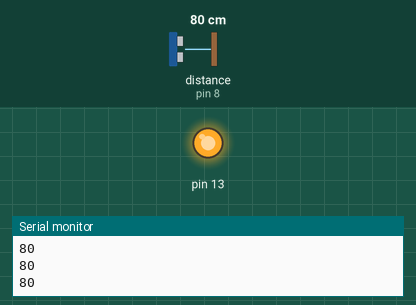
Recording of a sketch running on a simulated Arduino Uno, built with avr-gcc and run on an emulated ATmega328P. Shown: output pins drawn as LEDs (lit = HIGH), the last lines printed to the serial monitor. Inputs (shaded band) come from the test bench; at power-on: distance to the obstacle (sensor on pin 8) 80 cm.

Above: at 1.3 s.
1.4 s: distance to the obstacle (sensor on pin 8) set to 96 cm
2.9 s: distance to the obstacle (sensor on pin 8) set to 104 cm
At 3.5 s:
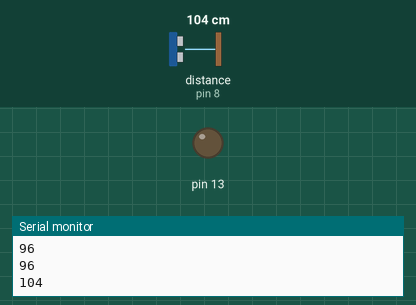
4.5 s: distance to the obstacle (sensor on pin 8) set to 2 cm
At 5.2 s:
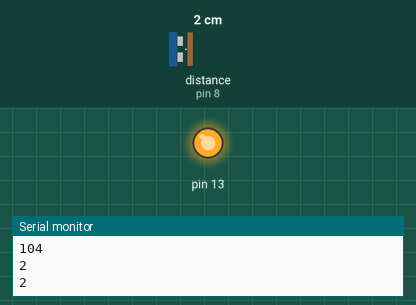
6.0 s: distance to the obstacle (sensor on pin 8) set to 120 cm
At 6.7 s:
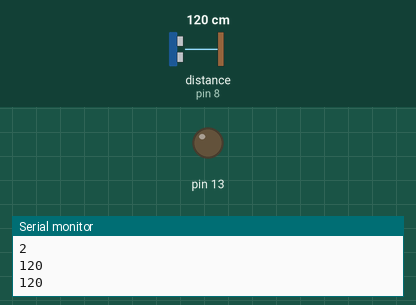
Timing chart, 0 to 8.5 s (numbered marks = the images above; inputs shaded):
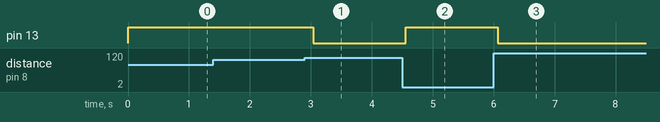

Measured:
- the behaviour switches between 100 and 101 cm on distance to the obstacle (sensor on pin 8) (found by bisection; images 0 and 1)
- after the input at 2.9 s, pin 13: HIGH → LOW after 0.14 s
- after the input at 4.5 s, pin 13: LOW → HIGH after 0.06 s
- after the input at 6.0 s, pin 13: HIGH → LOW after 0.07 s

The sketch:

Ultra_sonic_1.ino
```cpp
#include <HCSR04.h>

UltraSonicDistanceSensor distanceSensor(7, 8);  // Initialize sensor that uses digital pins 13 and 12.

void setup () {
    Serial.begin(9600);  // We initialize serial connection so that we could print values from sensor.
    pinMode(13,OUTPUT);
}

void loop () {
    // Every 500 miliseconds, do a measurement using the sensor and print the distance in centimeters.
    int distance = distanceSensor.measureDistanceCm();
    Serial.println(distance);
    if(distance > 100 ){
      digitalWrite(13,LOW);
      }
      else {
      digitalWrite(13,HIGH);
      }


    delay(500);
}
```
